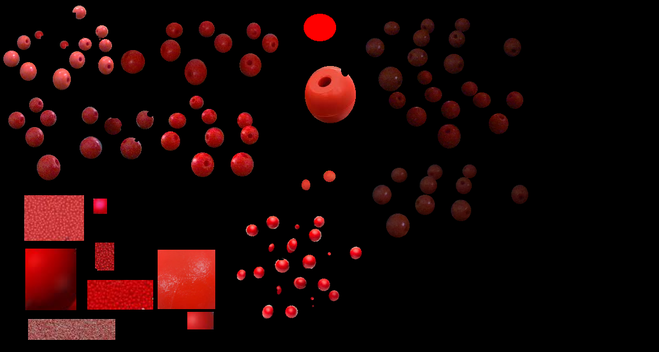
#> input picture color_samples/color_red.png, 659 x 352 px, shrunk from 1200 x 640 before the run, found by its file name
$ python colorize.py
#> lines starting #> are read from the running program, lines starting #| are printed output that depends on the picture
import csv
from PIL import Image
import matplotlib.pyplot as plt
import numpy as np


def plot_color_distribution(image_path, code, output_csv_path="colors.csv"):
    """
    This function takes the path to a PNG image, extracts its color components,
    filters out fully white and fully black pixels, and plots the distribution
    of each color component (R, G, B). Additionally, it writes filtered pixel
    values to a CSV file as required.
    """
#> called with code = 'r', output_csv_path = 'colors_red.csv'
    # Load the image
    img = Image.open(image_path)
#> img is the input picture: PIL image 659x352 RGB; mean R, G, B 24.6, 5.5, 5.2
    img = img.convert("RGB")  # Convert the image to RGB format

    # Convert the image to a NumPy array for easier processing
    img_array = np.array(img)

    # Reshape the array into 2D where each row is [R, G, B]
    pixels = img_array.reshape(-1, 3)

    # Filter out fully white [255, 255, 255] and fully black [0, 0, 0] pixels
    pixels = pixels[(pixels != [255, 255, 255]).all(axis=1)]
    pixels = pixels[(pixels != [0, 0, 0]).all(axis=1)]

    # Split the pixels into separate R, G, and B components
    red_channel = pixels[:, 0]
    green_channel = pixels[:, 1]
    blue_channel = pixels[:, 2]

    # Write the data to CSV
    with open(output_csv_path, mode="w", newline="") as file:
        writer = csv.writer(file)
        writer.writerow(["Channel", "Red", "Green", "Blue"])  # Add a header
        for r, g, b in pixels:
           writer.writerow([code, r, g, b])  # Dominant red
#> this loop made 38735 passes
#> (r, g, b) on passes 1 to 3: (2, 2, 1), (4, 3, 3), (3, 3, 2)

    # Plot the distributions
    plt.figure(figsize=(12, 6))

    # Red channel
    plt.subplot(3, 1, 1)
    plt.hist(red_channel, range=(0, 256), bins=64, color='red', alpha=0.7, label="Red")
    plt.title("Red Channel Distribution")
    plt.xlabel("Intensity")
    plt.ylabel("Frequency")
    plt.legend()

    # Green channel
    plt.subplot(3, 1, 2)
    plt.hist(green_channel, range=(0, 256), bins=64, color='green', alpha=0.7, label="Green")
    plt.title("Green Channel Distribution")
    plt.xlabel("Intensity")
    plt.ylabel("Frequency")
    plt.legend()

    # Blue channel
    plt.subplot(3, 1, 3)
    plt.hist(blue_channel, range=(0, 256), bins=64, color='blue', alpha=0.7, label="Blue")
    plt.title("Blue Channel Distribution")
    plt.xlabel("Intensity")
    plt.ylabel("Frequency")
    plt.legend()

    # Adjust layout and show
    plt.tight_layout()
    plt.show(block=False)
#> figure, not shown here; panel 1: tallest bar 1708 high, from x = 0 to 4; panel 2: tallest bar 4471 high, from x = 0 to 4; panel 3: tallest bar 5020 high, from x = 0 to 4


# Call the function and generate the CSV and plots
plot_color_distribution("/home/audrius/opw/rs-opw-kinematics-private/color_samples/color_red.png", "r", output_csv_path="colors_red.csv")
plot_color_distribution("/home/audrius/opw/rs-opw-kinematics-private/color_samples/color_green.png", "g", output_csv_path="colors_green.csv")
#> call 2 of plot_color_distribution, with code = 'g', output_csv_path = 'colors_green.csv'
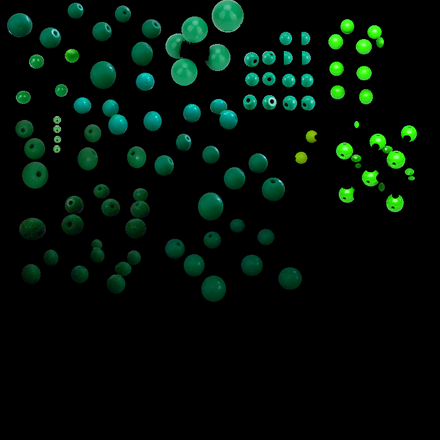
#> input picture color_samples/color_green.png, 440 x 440 px, shrunk from 800 x 800 before the run, found by its file name
#> in plot_color_distribution, img is the input picture: PIL image 440x440 RGB; mean R, G, B 2.6, 14.9, 8
#> the loop in plot_color_distribution (call 2), `for r, g, b in pixels:` made 22191 passes
#> (r, g, b) on passes 1 to 3: (1, 2, 1), (1, 2, 1), (1, 2, 2)
plot_color_distribution("/home/audrius/opw/rs-opw-kinematics-private/color_samples/color_blue.png", "b", output_csv_path="colors_blue.csv")
#> call 3 of plot_color_distribution, with code = 'b', output_csv_path = 'colors_blue.csv'
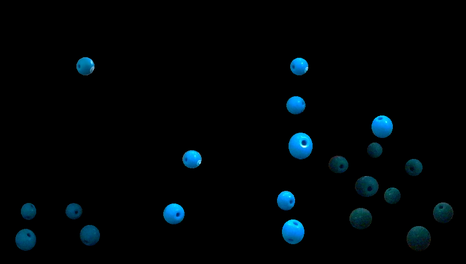
#> input picture color_samples/color_blue.png, 466 x 264 px, shrunk from 848 x 480 before the run, found by its file name
#> in plot_color_distribution, img is the input picture: PIL image 466x264 RGB; mean R, G, B 0.3, 4.8, 6.9
#> in plot_color_distribution (call 3), `red_channel = pixels[:, 0]`: red_channel = 4623 values, max 120 at index 189, min 1 at index 0, mean 7.39
#> in plot_color_distribution (call 3), `green_channel = pixels[:, 1]`: green_channel = 4623 values, max 237 at index 529, min 1 at index 8, mean 68.82
#> in plot_color_distribution (call 3), `blue_channel = pixels[:, 2]`: blue_channel = 4623 values, max 254 at index 66, min 1 at index 8, mean 94.61
#> the loop in plot_color_distribution (call 3), `for r, g, b in pixels:` made 4623 passes
#> (r, g, b) on passes 1 to 3: (1, 2, 2), (19, 36, 43), (39, 96, 121)
plot_color_distribution("/home/audrius/opw/rs-opw-kinematics-private/color_samples/color_yellow.png", "y", output_csv_path="colors_yellow.csv")
#> call 4 of plot_color_distribution, with code = 'y', output_csv_path = 'colors_yellow.csv'
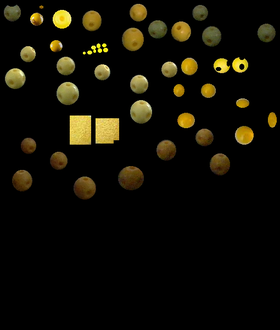
#> input picture color_samples/color_yellow.png, 280 x 330 px, shrunk from 510 x 600 before the run, found by its file name
#> in plot_color_distribution, img is the input picture: PIL image 280x330 RGBA; mean R, G, B, A 16.9, 14.5, 5.5, 255
#> in plot_color_distribution (call 4), `red_channel = pixels[:, 0]`: red_channel = 13056 values, max 254 at index 881, min 1 at index 0, mean 114.3
#> in plot_color_distribution (call 4), `green_channel = pixels[:, 1]`: green_channel = 13056 values, max 254 at index 3890, min 1 at index 0, mean 98
#> in plot_color_distribution (call 4), `blue_channel = pixels[:, 2]`: blue_channel = 13056 values, max 229 at index 3584, min 1 at index 0, mean 38.17
#> the loop in plot_color_distribution (call 4), `for r, g, b in pixels:` made 13056 passes
#> (r, g, b) on passes 1 to 3: (1, 1, 1), (1, 1, 1), (1, 1, 1)
plot_color_distribution("/home/audrius/opw/rs-opw-kinematics-private/color_samples/color_metal.png", "x", output_csv_path="colors_metal.csv")
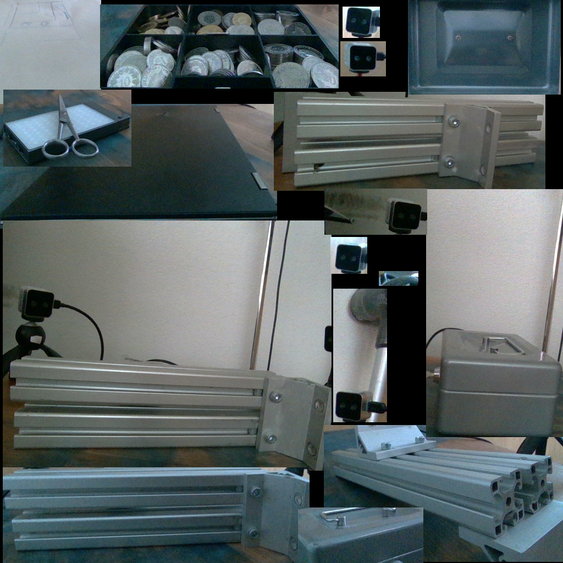
#> input picture color_samples/color_metal.png, 563 x 563 px, shrunk from 1024 x 1024 before the run, found by its file name
#> in plot_color_distribution, img is the input picture: PIL image 563x563 RGB; mean R, G, B 88.4, 98.2, 99.2
#> the loop in plot_color_distribution (call 5), `for r, g, b in pixels:` made 296434 passes
#> (r, g, b) on passes 1 to 3: (171, 175, 180), (170, 174, 179), (170, 174, 178)
#> in plot_color_distribution (call 5), `plt.show(block=False)`:
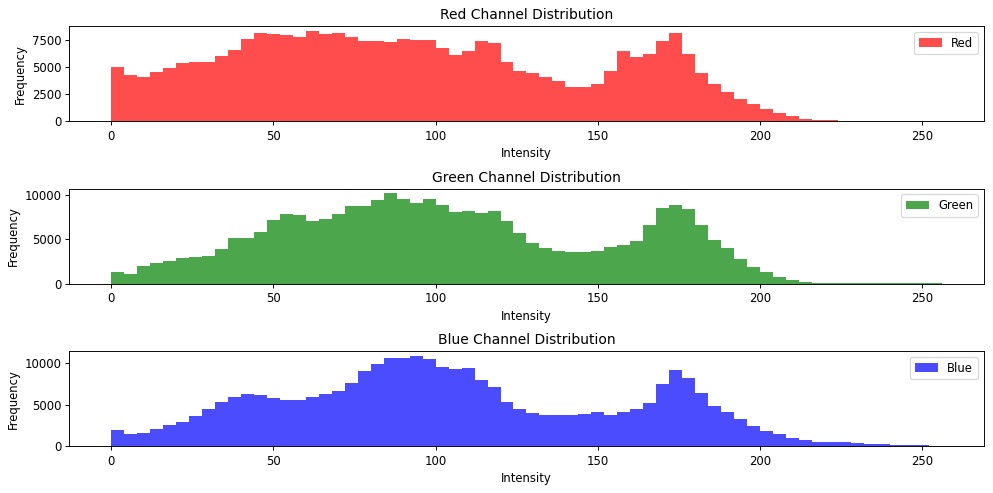
#> figure drawn by matplotlib, 3 panels; panel 1: tallest bar 8341 high, from x = 60 to 64; panel 2: tallest bar 10211 high, from x = 84 to 88; panel 3: tallest bar 10840 high, from x = 92 to 96
plot_color_distribution("/home/audrius/opw/rs-opw-kinematics-private/color_samples/color_other.png", "x", output_csv_path="colors_other.csv")
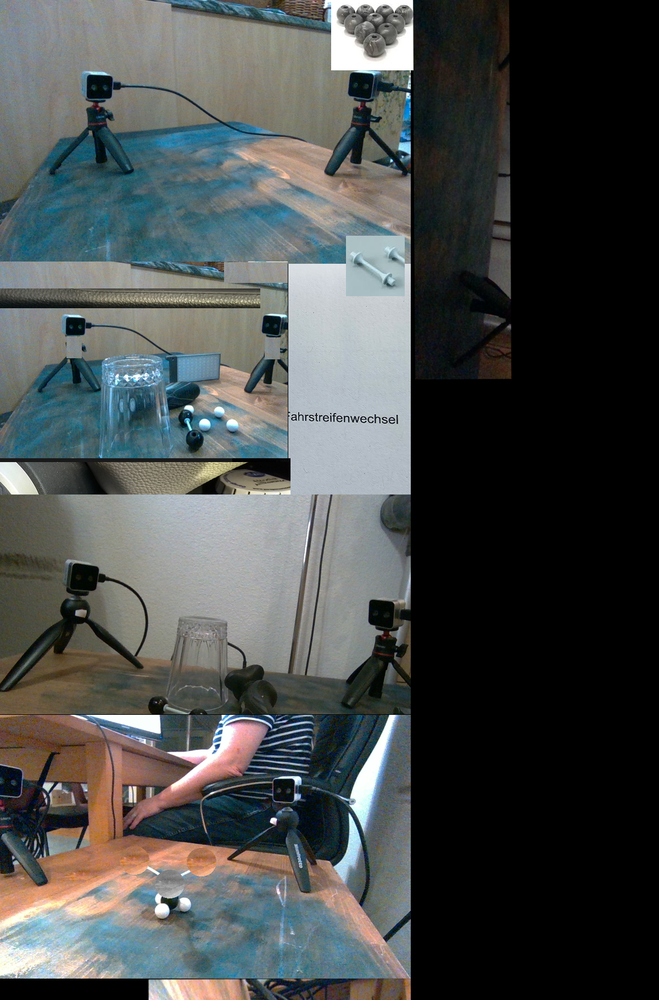
#> input picture color_samples/color_other.png, 659 x 1000 px, shrunk from 1200 x 1820 before the run, found by its file name
#> in plot_color_distribution, img is the input picture: PIL image 659x1000 RGBA; mean R, G, B, A 72.3, 76.1, 75.2, 255
#> the loop in plot_color_distribution (call 6), `for r, g, b in pixels:` made 438481 passes
#> (r, g, b) on passes 1 to 3: (125, 139, 149), (128, 141, 151), (130, 141, 145)
#> in plot_color_distribution (call 6), `plt.show(block=False)`:
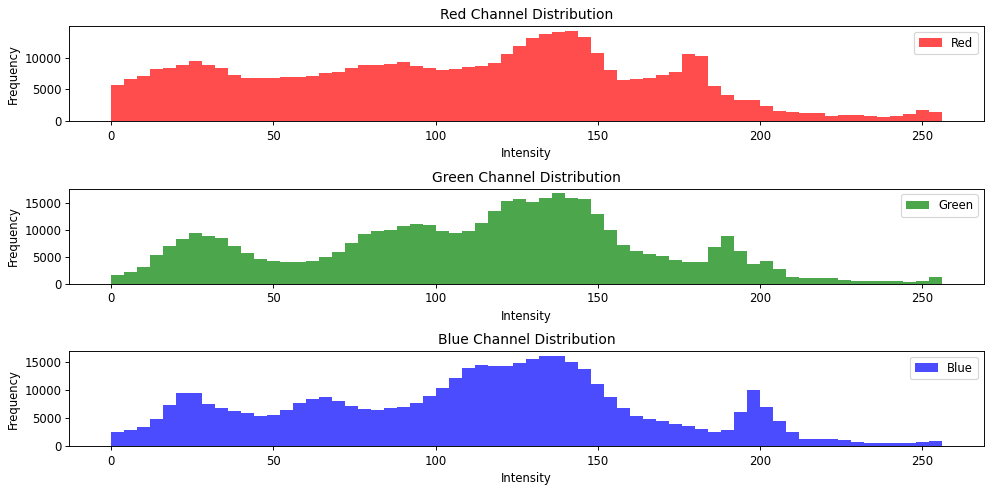
#> figure drawn by matplotlib, 3 panels; panel 1: tallest bar 14209 high, from x = 140 to 144; panel 2: tallest bar 16929 high, from x = 136 to 140; panel 3: tallest bar 16184 high, from x = 132 to 136
#> (the run stopped early here; a loop or call above may not have finished)
